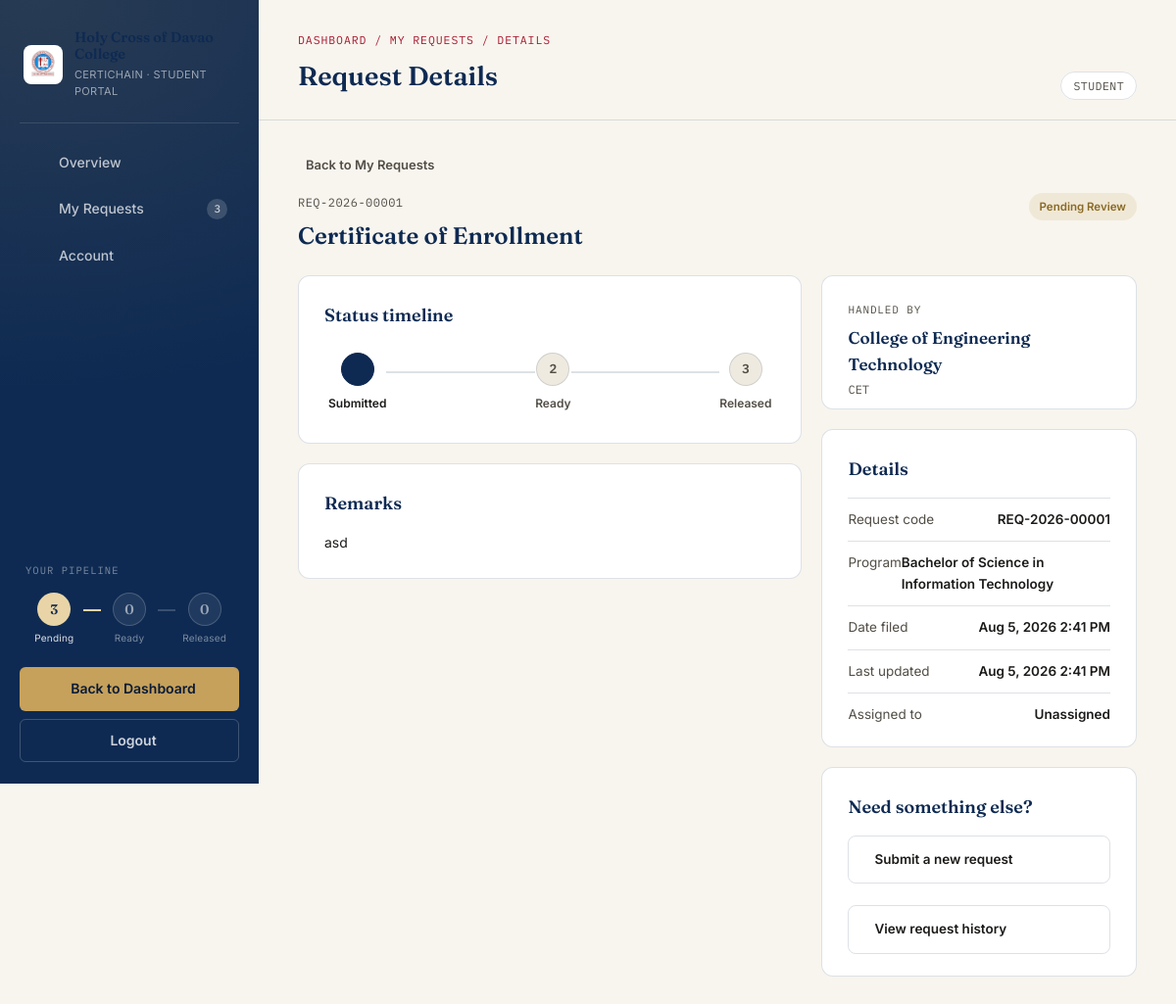
Page /student/view_request.php?code=REQ-2026-00001 (signed in) on the committed database.
### tables this page shows
CREATE TABLE `requests` (
  `request_id` int(11) NOT NULL,
  `request_code` varchar(30) NOT NULL,
  `requester_user_id` int(11) NOT NULL,
  `requester_role` enum('student','alumni') NOT NULL,
  `program_id` int(11) NOT NULL,
  `college_id` int(11) NOT NULL,
  `document_type_id` int(11) NOT NULL,
  `status` enum('pending_review','requirements_incomplete','under_verification','approved','awaiting_payment','payment_verified','scheduled','completed','rejected','cancelled') NOT NULL DEFAULT 'pending_review',
  `assigned_employee_id` int(11) DEFAULT NULL,
  `remarks` text DEFAULT NULL,
  `created_at` timestamp NOT NULL DEFAULT current_timestamp(),
  `updated_at` timestamp NOT NULL DEFAULT current_timestamp() ON UPDATE current_timestamp()
);

CREATE TABLE `document_types` (
  `document_type_id` int(11) NOT NULL,
  `category_id` int(10) UNSIGNED DEFAULT NULL,
  `document_name` varchar(150) NOT NULL,
  `description` text DEFAULT NULL,
  `is_active` tinyint(1) DEFAULT 1
);

CREATE TABLE `colleges` (
  `college_id` int(11) NOT NULL,
  `college_code` varchar(20) NOT NULL,
  `college_name` varchar(150) NOT NULL,
  `is_active` tinyint(1) NOT NULL DEFAULT 1,
  `created_at` timestamp NOT NULL DEFAULT current_timestamp()
);

CREATE TABLE `programs` (
  `program_id` int(11) NOT NULL,
  `college_id` int(11) NOT NULL,
  `program_name` varchar(200) NOT NULL,
  `degree_code` varchar(30) NOT NULL,
  `degree_level` enum('undergraduate','masters','doctoral') NOT NULL DEFAULT 'undergraduate',
  `is_active` tinyint(1) NOT NULL DEFAULT 1
);

### student/view_request.php (the view, shortened to what this page needs)
<?php
require_once __DIR__ . '/../config/db.php';
$userId    = (int) $_SESSION['user_id'];
$role      = $_SESSION['role'];
$requestCode = isset($_GET['code']) ? trim((string) $_GET['code']) : '';
$stats = [
    'total'    => 0,
    'pending'  => 0,
    'ready'    => 0,
    'released' => 0,
];
try {
    $stmt = $pdo->prepare(
        'SELECT status, COUNT(*) AS c
         FROM requests
         WHERE requester_user_id = :uid
         GROUP BY status'
    );
    $stmt->execute([':uid' => $userId]);
    foreach ($stmt->fetchAll() as $r) {
        $status = strtolower((string) $r['status']);
        $count  = (int) $r['c'];
        $stats['total'] += $count;
        if (in_array($status, ['pending_review', 'pending', 'processing', 'under_review'], true)) {
            $stats['pending'] += $count;
        } elseif (in_array($status, ['ready', 'ready_for_pickup', 'approved'], true)) {
            $stats['ready'] += $count;
        } elseif (in_array($status, ['released', 'completed', 'claimed'], true)) {
            $stats['released'] += $count;
        }
    }
} catch (\PDOException $e) {
}
$pipelineHasPending  = $stats['pending']  > 0;
$pipelineHasReady    = $stats['ready']    > 0;
$pipelineHasReleased = $stats['released'] > 0;
$request  = null;
$dbError  = false;
$notFound = false;
try {
   $stmt = $pdo->prepare(
        "SELECT r.request_id, r.request_code, r.status, r.remarks,
                r.created_at, r.updated_at, r.assigned_employee_id,
                dt.document_name AS cert_name,
                c.college_name, c.college_code,
                p.program_name
         FROM requests r
         LEFT JOIN document_types dt ON dt.document_type_id = r.document_type_id
         LEFT JOIN colleges c        ON c.college_id = r.college_id
         LEFT JOIN programs p        ON p.program_id = r.program_id
         WHERE r.request_code = :code
           AND r.requester_user_id = :uid
         LIMIT 1"
    );
    $stmt->execute([':code' => $requestCode, ':uid' => $userId]);
    $request = $stmt->fetch();
} catch (\PDOException $e) {
    $dbError = true;
}
$assignedName = null;
function statusBadgeClass(string $status): string
{
    $s = strtolower($status);
    if (in_array($s, ['pending_review', 'pending', 'processing', 'under_review'], true)) return 'badge-pending';
    return 'badge-pending';
}
function timelineStep(string $status): string
{
    $s = strtolower($status);
    return 'submitted';
}
$currentStep = $request ? timelineStep((string) $request['status']) : 'submitted';
$isRejected  = $currentStep === 'rejected';
$stepOrder = ['submitted', 'ready', 'released'];
$currentIndex = $isRejected ? 0 : array_search($currentStep, $stepOrder, true);
?>
<!DOCTYPE html>
<html lang="en">
<head>
    <link rel="stylesheet"
        href="https://cdnjs.cloudflare.com/ajax/libs/tabler-icons/2.44.0/iconfont/tabler-icons.min.css">
    <link rel="stylesheet" href="../public/assets/css/index.css">
    <link rel="stylesheet" href="../public/assets/css/student-dashboard.css">
    <link rel="stylesheet" href="../public/assets/css/view_request.css">
</head>
<body>
    <div class="app-shell">
        <aside class="sidebar" id="sidebar">
            <div class="sidebar-brand">
                <img class="crest" src="../public/assets/logo/hcdc-logo.jpg" alt="Holy Cross of Davao College logo">
                <div class="brand-text">
                    <div class="school">Holy Cross of Davao College</div>
                    <div class="office">CertiChain &middot; Student Portal</div>
                </div>
            </div>
            <nav class="side-nav" id="dash-nav">
                <a href="dashboard.php">
                    <i class="ti ti-layout-dashboard"></i>Overview
                </a>
                <a href="dashboard.php#requests">
                    <i class="ti ti-file-text"></i>My Requests
                    <?php if ($stats['total'] > 0): ?><span class="side-nav-count"><?= (int) $stats['total'] ?></span><?php endif; ?>
                </a>
                <a href="dashboard.php#account">
                    <i class="ti ti-user"></i>Account
                </a>
            </nav>
            <div class="chain-status" aria-label="Your request pipeline">
                <div class="chain-status-label">Your pipeline</div>
                <div class="chain-track">
                    <div class="chain-node <?= $pipelineHasPending ? 'lit lit-pending' : '' ?>">
                        <span class="chain-num"><?= (int) $stats['pending'] ?></span>
                        <span class="chain-tag">Pending</span>
                    </div>
                    <div class="chain-link <?= $pipelineHasPending ? 'lit' : '' ?>"></div>
                    <div class="chain-node <?= $pipelineHasReady ? 'lit lit-ready' : '' ?>">
                        <span class="chain-num"><?= (int) $stats['ready'] ?></span>
                        <span class="chain-tag">Ready</span>
                    </div>
                    <div class="chain-link <?= $pipelineHasReady ? 'lit' : '' ?>"></div>
                    <div class="chain-node <?= $pipelineHasReleased ? 'lit lit-released' : '' ?>">
                        <span class="chain-num"><?= (int) $stats['released'] ?></span>
                        <span class="chain-tag">Released</span>
                    </div>
                </div>
            </div>
            <div class="sidebar-footer">
                <a href="dashboard.php" class="btn btn-gold btn-block">
                    <i class="ti ti-arrow-left"></i>Back to Dashboard
                </a>
                <a href="../auth/logout.php" class="btn btn-ghost-dark btn-block">
                    <i class="ti ti-logout"></i>Logout
                </a>
            </div>
        </aside>
        <div class="main-col">
            <header class="topbar">
                <div>
                    <div class="topbar-eyebrow">Dashboard / My Requests / Details</div>
                    <h1>Request Details</h1>
                </div>
                <div class="topbar-right">
                    <span class="role-chip"><?= htmlspecialchars(ucfirst($role)) ?></span>
                </div>
            </header>
            <main class="dash-content dash-content-wide">
                <?php if ($dbError): ?>
                    <div class="dash-card">
                        <div class="empty-state">
                            <i class="ti ti-alert-triangle"></i>
                            Couldn't load this request right now. Please try again later.
                        </div>
                    </div>
                <?php else: ?>
                    <a href="dashboard.php#requests" class="back-link">
                        <i class="ti ti-arrow-left"></i>Back to My Requests
                    </a>
                    <div class="view-req-head">
                        <div>
                            <div class="view-req-code"><?= htmlspecialchars($request['request_code'] ?? ('#' . $request['request_id'])) ?></div>
                            <h2 class="view-req-title"><?= htmlspecialchars($request['cert_name'] ?? 'Certificate Request') ?></h2>
                        </div>
                        <span class="badge <?= statusBadgeClass((string) $request['status']) ?>">
                            <?= htmlspecialchars(str_replace('_', ' ', (string) $request['status'])) ?>
                        </span>
                    </div>
                    <div class="req-form-layout">
                        <div>
                            <div class="dash-card">
                                <div class="dash-card-head">
                                    <h2>Status timeline</h2>
                                </div>
                                <?php if ($isRejected): ?>
                                    <div class="timeline timeline-rejected">
                                        <div class="timeline-step done">
                                            <span class="timeline-dot"><i class="ti ti-check"></i></span>
                                            <span class="timeline-label">Submitted</span>
                                        </div>
                                        <div class="timeline-bar done rejected"></div>
                                        <div class="timeline-step done rejected">
                                            <span class="timeline-dot"><i class="ti ti-x"></i></span>
                                            <span class="timeline-label">Rejected</span>
                                        </div>
                                    </div>
                                    <p class="note" style="margin-top:14px;">
                                        This request was not approved. See remarks below, or contact the office
                                        that handles your program for details.
                                    </p>
                                <?php else: ?>
                                    <div class="timeline">
                                        <?php foreach ($stepOrder as $i => $step): ?>
                                            <?php
                                                $labels = ['submitted' => 'Submitted', 'ready' => 'Ready', 'released' => 'Released'];
                                                $isDone = $i <= $currentIndex;
                                            ?>
                                            <div class="timeline-step <?= $isDone ? 'done' : '' ?>">
                                                <span class="timeline-dot">
                                                    <?= $isDone ? '<i class="ti ti-check"></i>' : ($i + 1) ?>
                                                </span>
                                                <span class="timeline-label"><?= $labels[$step] ?></span>
                                            </div>
                                            <?php if ($i < count($stepOrder) - 1): ?>
                                                <div class="timeline-bar <?= $i < $currentIndex ? 'done' : '' ?>"></div>
                                            <?php endif; ?>
                                        <?php endforeach; ?>
                                    </div>
                                <?php endif; ?>
                            </div>
                            <div class="dash-card">
                                <div class="dash-card-head">
                                    <h2>Remarks</h2>
                                </div>
                                <?php if (!empty($request['remarks'])): ?>
                                    <p class="remarks-text"><?= nl2br(htmlspecialchars($request['remarks'])) ?></p>
                                <?php else: ?>
                                    <p class="note">No remarks were added with this request.</p>
                                <?php endif; ?>
                            </div>
                        </div>
                        <div>
                            <div class="dash-card routing-card">
                                <div class="label">Handled by</div>
                                <div class="college-name"><?= htmlspecialchars($request['college_name'] ?? 'Not yet assigned') ?></div>
                                <?php if (!empty($request['college_code'])): ?>
                                    <div class="college-code"><?= htmlspecialchars($request['college_code']) ?></div>
                                <?php endif; ?>
                            </div>
                            <div class="dash-card">
                                <div class="dash-card-head">
                                    <h2>Details</h2>
                                </div>
                                <div class="account-row">
                                    <span class="k">Request code</span>
                                    <span class="v"><?= htmlspecialchars($request['request_code'] ?? ('#' . $request['request_id'])) ?></span>
                                </div>
                                <div class="account-row">
                                    <span class="k">Program</span>
                                    <span class="v"><?= htmlspecialchars($request['program_name'] ?? 'Not specified') ?></span>
                                </div>
                                <div class="account-row">
                                    <span class="k">Date filed</span>
                                    <span class="v"><?= htmlspecialchars(date('M j, Y g:i A', strtotime((string) $request['created_at']))) ?></span>
                                </div>
                                <div class="account-row">
                                    <span class="k">Last updated</span>
                                    <span class="v"><?= htmlspecialchars(date('M j, Y g:i A', strtotime((string) $request['updated_at']))) ?></span>
                                </div>
                                <div class="account-row">
                                    <span class="k">Assigned to</span>
                                    <span class="v"><?= htmlspecialchars($assignedName ?: ($request['assigned_employee_id'] ? 'Staff assigned' : 'Unassigned')) ?></span>
                                </div>
                            </div>
                            <div class="dash-card">
                                <div class="dash-card-head">
                                    <h2>Need something else?</h2>
                                </div>
                                <div class="quick-actions">
                                    <a href="submit_request.php" class="quick-action">
                                        <i class="ti ti-file-certificate"></i>Submit a new request
                                    </a>
                                    <a href="dashboard.php#requests" class="quick-action">
                                        <i class="ti ti-history"></i>View request history
                                    </a>
                                </div>
                            </div>
                        </div>
                    </div>
                <?php endif; ?>
            </main>
        </div>
    </div>
</body>
</html>

### rows in the picture
requests: request_code "REQ-2026-00001", document_type.document_name "Certificate of Enrollment", status "Pending Review", remarks "asd", college.college_name "College of Engineering Technology", college.college_code "CET", program.program_name "Bachelor of Science in Information Technology", created_at "Aug 5, 2026 2:41 PM", updated_at "Aug 5, 2026 2:41 PM", assigned_employee "Unassigned"

### other values in the picture
$stats['total'] "3"
$stats['pending'] "3"
$stats['ready'] "0"
$stats['released'] "0"
$role "STUDENT"
$labels[$step] "Submitted"
$labels[$step] "Ready"
$labels[$step] "Released"
